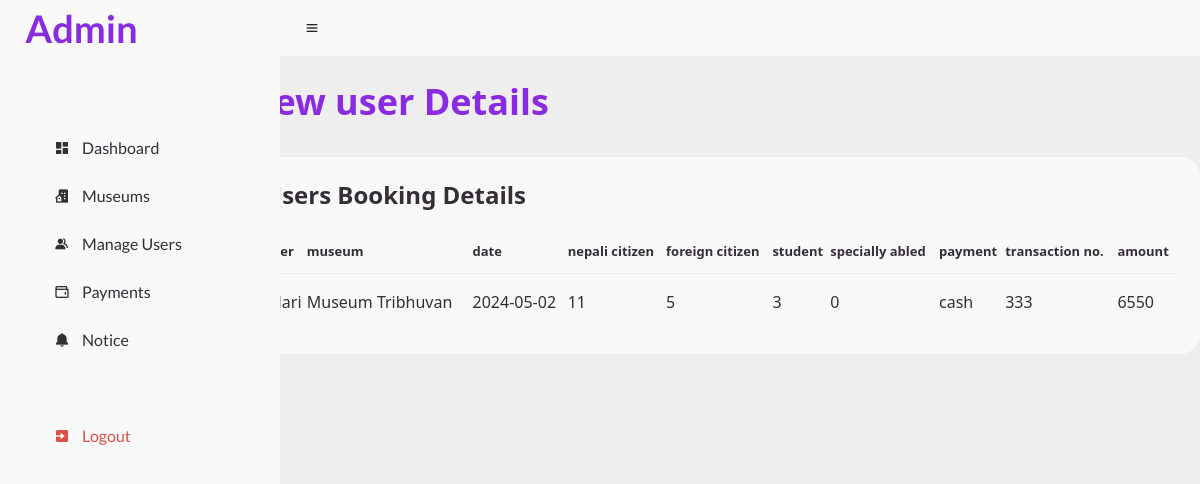
/admin/todayView.php?id=21, run on the app's committed database.
### tables this page shows
CREATE TABLE `tbl_ticketbooking` (
  `id` int(11) NOT NULL,
  `u_name` varchar(20) NOT NULL,
  `m_name` varchar(100) NOT NULL,
  `b_date` date NOT NULL,
  `no_of_nc` int(3) NOT NULL DEFAULT 0,
  `no_of_ns` int(3) NOT NULL DEFAULT 0,
  `no_of_fc` int(3) NOT NULL DEFAULT 0,
  `no_of_sa` int(3) NOT NULL DEFAULT 0,
  `payment_type` varchar(100) NOT NULL,
  `transction_no` varchar(100) NOT NULL,
  `amount` int(5) NOT NULL
);

### admin/todayView.php (the view, shortened to what this page needs)
<?php
include "header.php";
include "_dbconnect.php";
?>
<main>
    <div class="head-title">
        <div class="left">
            <h1>View user Details</h1>
        </div>
    </div>
    <div class="table-data">
        <div class="order">
            <div class="head">
                <h3> Users Booking Details</h3>
            </div>
            <table>
                <thead>
                    <tr>
                        <th>User</th>
                        <th>museum </th>
                        <th>date</th>
                        <th>nepali citizen</th>
                        <th>foreign citizen</th>
                        <th>student</th>
                        <th>specially abled</th>
                        <th>payment</th>
                        <th>transaction no.</th>
                        <th>amount</th>
                    </tr>
                </thead>
                <tbody>
                    <?php
                    $id = $_GET['id'];
                    $res = mysqli_query($conn, "SELECT * FROM `tbl_ticketbooking` where id=$id");
                    $user_details = mysqli_num_rows($res)>0;
                    if($user_details){
                        while($row = mysqli_fetch_array($res)){
                    ?>
                    <tr>
                        <td>
                        <?PHP echo $row['u_name'];  ?>
                        </td>
                        <td>
                        <?PHP echo $row['m_name'];  ?>
                        </td>
                        <td>
                        <?PHP echo $row['b_date'];  ?>
                        </td>
                        <td>
                        <?PHP echo $row['no_of_nc'];  ?>
                        </td>
                        <td>
                        <?PHP echo $row['no_of_fc'];  ?>
                        </td>
                        <td>
                        <?PHP echo $row['no_of_ns'];  ?>
                        </td>
                        <td>
                        <?PHP echo $row['no_of_sa'];  ?>
                        </td>
                        <td>
                        <?PHP echo $row['payment_type'];  ?>
                        </td>
                        <td>
                        <?PHP echo $row['transction_no'];  ?>
                        </td>
                        <td>
                        <?PHP echo $row['amount'];  ?>
                        </td>
                    </tr>
                    <?php
                    }
                    }else{
                        echo 'no data found';
                    }
                    ?>
                </tbody>
            </table>
        </div>
    </div>
</main>
<?php include "footer.php"; ?>

### admin/css/css.css (style rules this page uses)
* { margin: 0; padding: 0; box-sizing: border-box; }
:root { --poppins: 'Poppins', sans-serif; --lato: 'Lato', sans-serif; --light: #F9F9F9; --blue: #3C91E6; --light-blue: #CFE8FF; --grey: #eee; --dark-grey: #AAAAAA; --dark: #342E37; --red: #DB504A; --yellow: #FFCE26; --light-yellow: #FFF2C6; --orange: #FD7238; --light-orange: #FFE0D3; }
html { overflow-x: hidden; }
body { background: var(--grey); overflow-x: hidden; }
main { margin-left: 20%; margin-top: 2%; }
.head-title { display: flex; align-items: center; justify-content: space-between; grid-gap: 16px; flex-wrap: wrap; }
.head-title .left h1 { font-size: 36px; font-weight: 600; margin-bottom: 10px; color: blueviolet; }
.table-data { display: flex; flex-wrap: wrap; grid-gap: 24px; margin-top: 24px; width: 100%; color: var(--dark); }
.table-data>div { border-radius: 20px; background: var(--light); padding: 24px; overflow-x: auto; }
.table-data .head { display: flex; align-items: center; grid-gap: 16px; margin-bottom: 24px; }
.table-data .head h3 { margin-right: auto; font-size: 24px; font-weight: 600; }
.table-data .order { flex-grow: 1; flex-basis: 500px; }
.table-data .order table { width: 100%; border-collapse: collapse; }
.table-data .order table th { padding-bottom: 12px; font-size: 13px; text-align: left; border-bottom: 1px solid var(--grey); }
.table-data .order table td { padding: 16px 0; }
.table-data .order table tr td:first-child { display: flex; align-items: center; grid-gap: 12px; padding-left: 6px; }

### data on the page
tbl_ticketbooking: u_name "Hari", m_name "Museum Tribhuvan", b_date "2024-05-02", no_of_nc "11", no_of_fc "5", no_of_ns "3", no_of_sa "0", payment_type "cash", transction_no "333", amount "6550"
